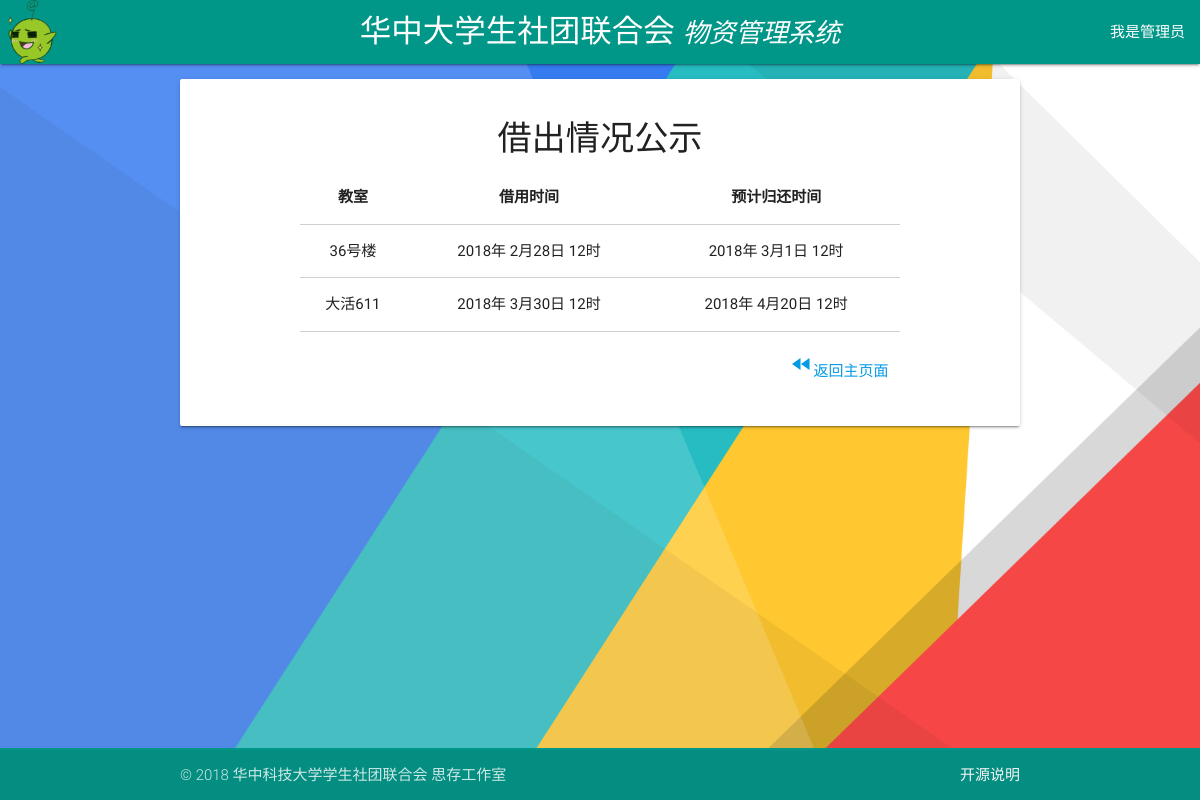
Screenshot of /classroom-usage/ with the database file from the repository.
### tables this page shows
CREATE TABLE CLASSROOM
       (ID  INTEGER    PRIMARY KEY     AUTOINCREMENT,
       DEP     TEXT    NOT NULL,
       NAME    TEXT    NOT NULL,
       CLASSROOM TEXT   NOT NULL,
       CONTACT TEXT    NOT NULL,
       STARTYEAR   INTEGER    NOT NULL,
       STARTMONTH   INTEGER    NOT NULL,
       STARTDAY   INTEGER    NOT NULL,
       STARTHOUR   INTEGER    NOT NULL,
       ENDINGYEAR  INTEGER    NOT NULL,
       ENDINGMONTH  INTEGER    NOT NULL,
       ENDINGDAY  INTEGER    NOT NULL,
       ENDINGHOUR  INTEGER    NOT NULL,
       STATUS  INTEGER NOT NULL,
       ADMIN   TEXT );

### app.py (the view)
@app.route('/classroom-usage/')
def classroom_usage():
    if request.method == 'GET':
        def get_endtime(record):
            return struct_timing(record[9], record[10], record[11], record[12])
        results = get_records('classroom', date.today().year, date.today().month)
        msgs = [i for i in results if i[13] == 1 and get_endtime(i) >= localtime()]
        msgs = sorted(msgs, key=get_endtime) # sort messages accoriding to their endtime
        num = len(msgs)
        return render_template('classroom_usage.html', msgs=msgs,
                               num=num)

### app.py (called while the page is built)
def get_records(tablename, year, month):
    with sqlite3.connect(DATABASE) as database:
        c = database.cursor()
        cursor = c.execute('select * from %s where endingyear >= %d and endingmonth >= %d;'% (tablename, year, month))
        records = cursor.fetchall()
        return records

def struct_timing(year, month, day, hour):
    a = [year, month, day, hour]
    for i in range(0, 4):
        if isinstance(a[i],int):
            a[i] = repr(a[i])
    try:
        struct_time1 = strptime(a[0] + ' ' + a[1] + ' ' + a[2] + ' ' + a[3],
                                '%Y %m %d %H')
        return struct_time1
    except ValueError:
        flash("请输入正确的时间信息！", category="error")
        return None
    except:
        flash("访问错误！", category="error")

### templates/classroom_usage.html (shortened to what this page needs)
{% extends "base.html" %}
{% block content %}
<div class="container">
  <div class="card-panel" style="margin-top:1em;">
<h4 class="center">借出情况公示</h4>
<div class="container">
<div class="row">
      <div class="card-content">
      	<div class="row">
      		<table class="bordered centered highlight col s12">
<thead>
            <tr>
              <th>教室</th>
              <th>借用时间</th>
              <th>预计归还时间</th>
            </tr>
          </thead>
<tbody>
{% for i in range(0,num)  %}
            <tr>
      				<td> {{ msgs[i][3] }} </td>
      				<td> {{ msgs[i][5] }}年 {{ msgs[i][6] }}月{{ msgs[i][7] }}日  {{ msgs[i][8] }}时 </td>
      				<td> {{ msgs[i][9] }}年 {{ msgs[i][10] }}月{{ msgs[i][11] }}日  {{ msgs[i][12] }}时 </td>
      			</tr>
{% endfor %}
</tbody>
      		</table>
      	</div>
                <a href="{{ url_for('index') }}" class="collection-item right"><i class="material-icons ">fast_rewind</i>返回主页面</a>
      </div>
      </div>
</div>
</div>
</div>
</div>
{% endblock %}

### static/css/footer_hack.css (style rules this page uses)
body { display: flex; min-height: 100vh; flex-direction: column; }

### templates/base.html (style rules this page uses)
body { background-image:url(/static/img/material-design-color-background.png); background-size: cover; }

### rows the page displays
CLASSROOM: CLASSROOM "36号楼", STARTYEAR "2018", STARTMONTH "2", STARTDAY "28", STARTHOUR "12", ENDINGYEAR "2018", ENDINGMONTH "3", ENDINGDAY "1", ENDINGHOUR "12"
CLASSROOM: CLASSROOM "大活611", STARTYEAR "2018", STARTMONTH "3", STARTDAY "30", STARTHOUR "12", ENDINGYEAR "2018", ENDINGMONTH "4", ENDINGDAY "20", ENDINGHOUR "12"
